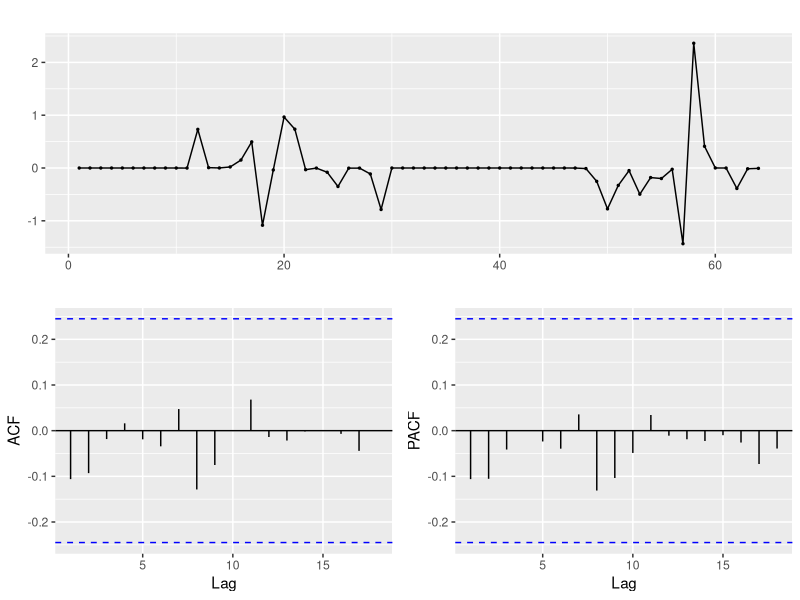
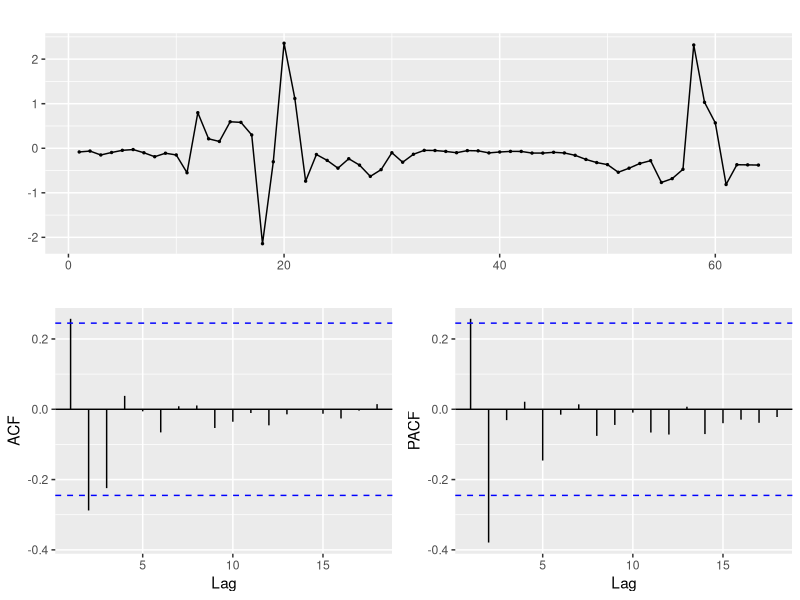
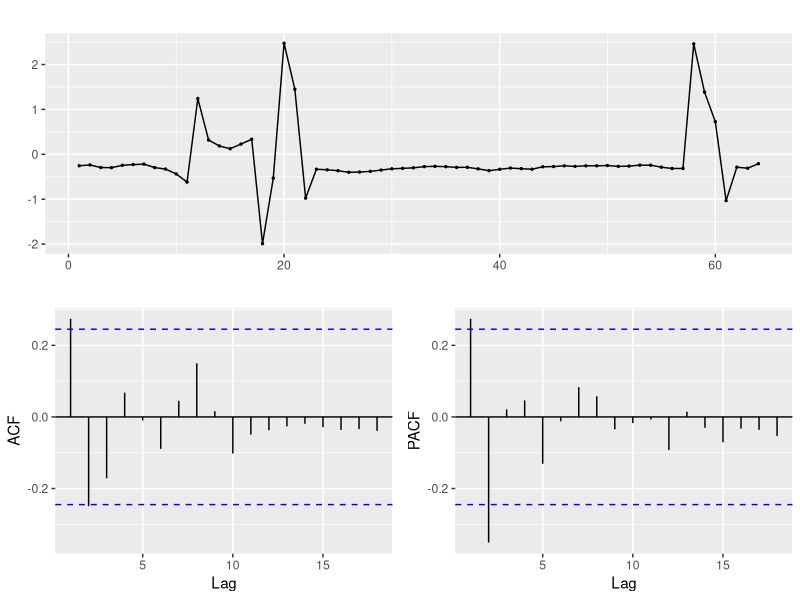
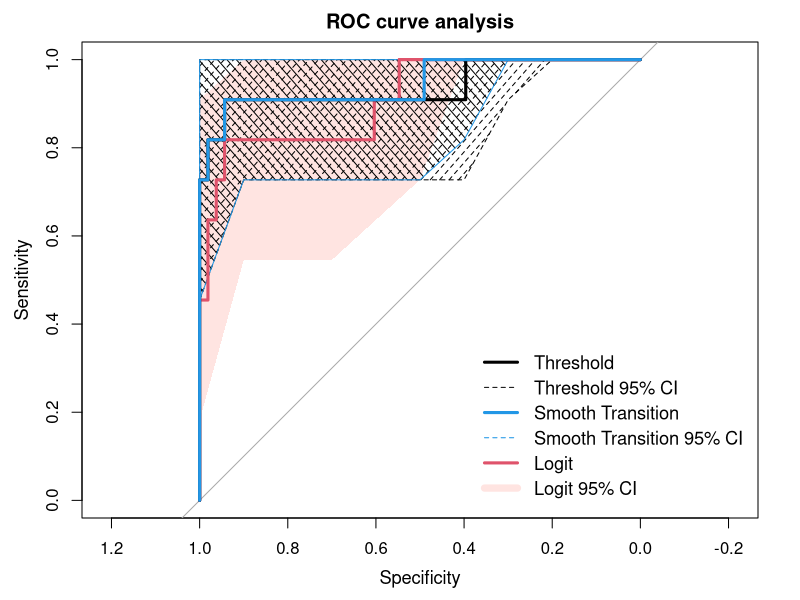
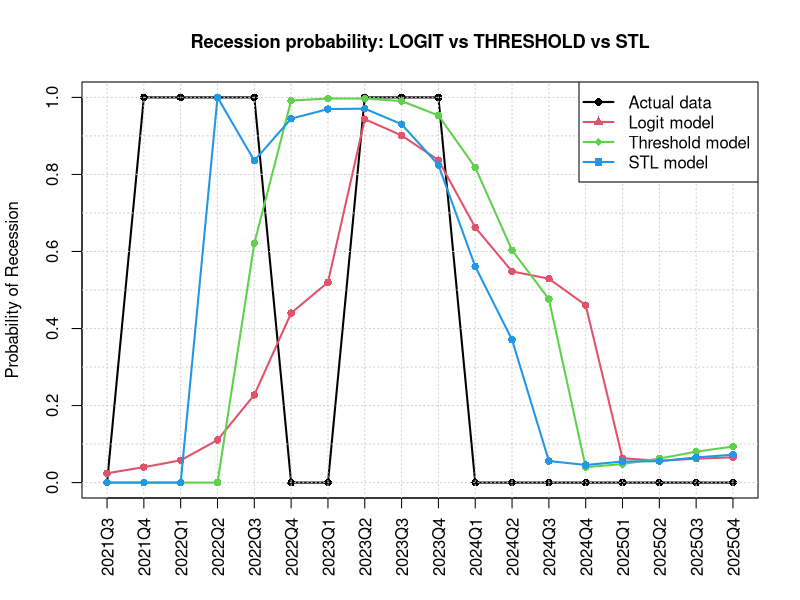

These charts were generated, in order, by the following R code:
################################################################################
# Modelling and Forecasting Recessions with Classical and 
# Regime-Dependent Logistic Models:  Evidence from Latvia
################################################################################
#                   Empirical analysis
################################################################################
#                   R version 4.3.0 
library(readxl)
library(pscl)
library(pROC)
library(caret)
library(forecast)
library(lmtest)
library(tseries)

# Check package versions
#packageVersion("readxl")     # 1.4.3
#packageVersion("pscl")       # 1.5.9
#packageVersion("pROC")       # 1.18.5
#packageVersion("caret")      # 7.0.1
#packageVersion("forecast")   # 8.21
#packageVersion("lmtest")     # 0.9.40
#packageVersion("tseries")    # 0.10.54

################################################################################
# CORRELATION ANALYSIS
################################################################################

setwd("C:\\Users\\Oksana\\OneDrive\\Documents_OneDrive\\Zinatne\\2026-Frontiers-Recession-Forecast-Paper")
Dati<-read_excel("DataF2026-all.xlsx",sheet="1",range='A1:J57',col_names = TRUE) # 
head(Dati)
#### we show that Housing costs is correlated much with other factors in 
#### the interval in which it is defined without testing period (2007-2021):
E<-Dati$Export
H<-Dati$HousingCost
C<-Dati$Confidence
I<-Dati$Inflation
R3<-Dati$R3m
Tn<-Dati$Tension
U<-Dati$Unemployment
Cov<-Dati$Cov
R<-Dati$Recesion

# CORELATION MATRIX
cor(data.frame(R,E,H,C,I,R3,Tn,U,Cov)) 
# H shows very high correlation with other factors
# So we will not include it in our analysis!
# This means that we can use wider time period starting from 2005 to 2021Q2
#                                               (2021Q3-2025Q4 - testing period)
################################################################################
#               TESTING AND MODELLING WITH DATA TILL THE END OF 2022
################################################################################
################################################################################
# 
Dati<-read_excel("DataF2026-all.xlsx",sheet="2005Q3-2025Q4",range='A1:AB65',
             col_names = TRUE) # we read data only till 2021Q2 - training period
head(Dati) 
E<-Dati$Export
C<-Dati$Confidence
I<-Dati$Inflation
R3<-Dati$R3m
Tn<-Dati$Tension
U<-Dati$Unemployment
Cov<-Dati$Cov
R<-Dati$Recesion
#
# CORELATION MATRIX
r<-cor(na.omit(data.frame(R,E,C,I,R3,Tn,U,Cov))) # H,C,I,R3 signif.
round(r,4)  # Table 2
################################################################################
#               STATIONARITY ANALYSIS  (for Table 3)
################################################################################
adf.test(R)   # p-value = 0.3574 Not enough evidence to reject Unit Root (UR)
kpss.test(R)  # p-value = 0.1    Not enough evidence to reject stationarity
adf.test(I) # p-value = p-value = 0.7971 Not enough evidence to reject UR
kpss.test(I) # p-value = 0.01    Reject stationarity
adf.test(C) # p-value = 0.08474  Reject UR with P at least 0.9
kpss.test(C) # p-value = 0.1     Not enough evidence to reject stationarity

adf.test(U) # p-value = 0.2883
kpss.test(U) # p-value = 0.08236
adf.test(R3) # p-value = 0.4142
kpss.test(R3) # p-value = 0.01
adf.test(E) # p-value = 0.6738
kpss.test(E) # p-value = 0.01
adf.test(Tn) # p-value = 0.8734
kpss.test(Tn) # p-value = 0.01
adf.test(Cov) # p-value = 0.9153
kpss.test(Cov) # p-value = 0.03103

R1<-Dati$R1; E1<-Dati$Export1; C1<-Dati$C1; I1<-Dati$I1
R31<-Dati$R3m1; Tn1<-Dati$T1; U1<-Dati$U1; Cov1<-Dati$Cov1;
E2<-Dati$E2; C2<-Dati$C2; I2<-Dati$I2; R32<-Dati$R3m2
Tn2<-Dati$T2; U2<-Dati$U2; Cov2<-Dati$Cov2; R2<-Dati$R2
#
factors<-data.frame(E,C,I,R3,Tn,U,Cov,E1,C1,I1,R31,Tn1,U1,Cov1,
                    E2,C2,I2,R32,Tn2,U2,Cov2)
factors<-scale(factors)
D<-data.frame(factors,R,R1,R2)
#
################################################################################
# LOGISTIC REGRESSION  - LARGE MODEL
################################################################################
# 
Mod<-glm(R~I+R1+C1+U1+Tn2,     #    all signif.! 
         family=binomial,data=D)
summary(Mod)$coefficients # sign
ggtsdisplay(residuals(Mod))
pR2(Mod) #                              McFaden 0.7742484 
car::vif(Mod) # Multicollinearity!

Mod<-glm(R~I+R1+C1+U1+Tn,     #    all signif.! 
         family=binomial,data=D)
summary(Mod)$coefficients # sign
ggtsdisplay(residuals(Mod))
pR2(Mod) #                              McFaden 0.5672172 
car::vif(Mod) # Multicollinearity!
################################################################################
# LOGIT REGRESSION  - CHOSEN MODEL
################################################################################
#  
Mod<-glm(R~R1+I+C,family=binomial,data=D)  #   (R1,I,C) model estimation
summary(Mod)$coefficients # 
ggtsdisplay(residuals(Mod))
pR2(Mod) #                              McFaden 0.4958579 
car::vif(Mod) # NO Multicollinearity!
AIC(Mod) # 37.60948

# AUC
p1 <- predict(Mod, type = "response")
rocLogit<-roc(R, p1)
auc(rocLogit) # AUC Area under the curve: 0.9108

################################################################################
# THRESHOLD REGRESSION  - CHOSEN MODEL
################################################################################

C<-scale(C); C1<-scale(C1); I<-scale(I)
Y <- R
X <- as.matrix(cbind(R1,I,C)) 
X1<-R1
X2<-I 
X3<-C
Z<-C1 # threshold variable
#
thresholds <- quantile(C1,probs = seq(0.15, 0.85, 0.01),na.rm = TRUE)

# Log-likelihood function:
loglik_fun <- function(gamma) {
  X_temp <- X
  X_temp$regime <- ifelse(C1 <= gamma, 0, 1)
  model <- glm(Y ~ (1+X1+X2+X3) * regime, 
               data = X_temp,
               family = binomial)
  as.numeric(logLik(model))
}

# Threshold optimization:
ll_values <- suppressWarnings(sapply(thresholds, loglik_fun))
best_gamma <- thresholds[which.max(ll_values)]
cat(best_gamma,"- best threshold")

# Final model:
X$regime <- ifelse(C1 <= best_gamma, 0, 1)
final_model <- glm(Y ~ (1+X1+X2+X3) * regime,
                   data = X,
                   family = binomial)
summary(final_model)   # Table 4

#####                          Numbers of 0 and 1 in regimes    ####
threshold_counts <- data.frame(Regime = c(0, 1),
              Observations = c(sum(X$regime == 0),sum(X$regime == 1) ),
Recessions = c( sum(X$regime == 0 & Y == 1),sum(X$regime == 1 & Y == 1) ))
threshold_counts
cbind(X$regime,Y) # check
####################################################################

X$pred_prob <- predict(final_model,type = "response")
X$pred_class <- ifelse(X$pred_prob > 0.5, 1, 0)
table(True = Y, Predicted = X$pred_class)

rocThresh <- roc(Y, X$pred_prob)
auc(rocThresh) # AUC Area under the curve:  0.9383

LL_model <- as.numeric(logLik(final_model))
null_model <- glm(Y ~ 1, family = binomial)
LL_null <- as.numeric(logLik(null_model))
pseudo_R2 <- 1 - (LL_model / LL_null)
pseudo_R2 # 0.664847

################################################################################
# STL  - CHOSEN MODEL
################################################################################

R  <- Dati$Recesion
R1 <- Dati$R1
I1 <- Dati$Inflation
C1 <- Dati$C1
C <- Dati$Confidence

################################## 
# STANDARDIZATION
################################## 

X <- scale(data.frame(I1, C1,C))
X <- data.frame(X, R = R, R1=R1)

################################## 
# TRANSITION FUNCTION
################################## 

G_fun <- function(gamma, c0, C1){
  1 / (1 + exp(-gamma * (C1 - c0)))
}

################################### 
# LOG-LIKELIHOOD FUNCTION
################################### 

loglik_STR <- function(par){
  
  b0 <- par[1]
  b1 <- par[2]
  b2 <- par[3]
  b3 <- par[4]
  
  d0 <- par[5]
  d1 <- par[6]
  d2 <- par[7]
  d3 <- par[8]
  
  gamma <- par[9]
  c0    <- par[10]
  
  G <- G_fun(gamma, c0, X$C1)
  
  eta <- (b0 + d0*G) + (b1 + d1*G)*X$R1 + (b2 + d2*G)*X$I1 +(b3 + d3*G)*X$C
  
  p <- 1/(1 + exp(-eta))
  p <- pmin(pmax(p, 1e-6), 1 - 1e-6)
  
  -sum(X$R * log(p) + (1 - X$R) * log(1 - p))
}

# STARTING VALUES
start1 <- c(0,1,1,-1, 0,0,0,0, 25, 0.4)
start2 <- c(0,1,1,-1, 0,0,0,0, 25, 0.3)
start3 <- c(0,1,1,-1, 1,0,1,0, 16, 0.4)
start4 <- c(0,0,0,-1, 0,0,1,0, 25, 0.3)
start5 <- c(0,1,1,-1, 0,0,0,0, 15, 0.3)
fit1 <- optim(par=start1, fn=loglik_STR, method="BFGS",
              hessian=TRUE, control=list(maxit=5000))
fit1$convergence
fit2 <- optim(par=start2, fn=loglik_STR, method="BFGS",
              hessian=TRUE, control=list(maxit=5000))
fit2$convergence
fit3 <- optim(par=start3, fn=loglik_STR, method="BFGS",
              hessian=TRUE, control=list(maxit=5000))
fit3$convergence
fit4 <- optim(par=start4, fn=loglik_STR, method="BFGS",
              hessian=TRUE, control=list(maxit=5000))
fit4$convergence
fit5 <- optim(par=start5, fn=loglik_STR, method="BFGS",
              hessian=TRUE, control=list(maxit=5000))
fit5$convergence
fit1$value
fit2$value
fit3$value
fit4$value
fit5$value
#################################### end convergence diagnostics ###############
start_par <- c(  0, 1, 1, -1,   # b0 b1 b2 b3
                 0, 0, 0, 0,  # d0 d1 d2 d3
                 25  ,           # gamma
                 0.3 )          # c

# ESTIMATION:
fit <- optim(par = start_par,fn = loglik_STR,method = "BFGS",
             hessian = TRUE,control = list(maxit = 5000))

# PARAMETERS:
b0 <- fit$par[1]; b1 <- fit$par[2]; b2 <- fit$par[3]; b3 <- fit$par[4]
d0 <- fit$par[5]; d1 <- fit$par[6]; d2 <- fit$par[7]; d3 <- fit$par[8]
gamma_hat <- fit$par[9]; c_hat     <- fit$par[10]

# STANDARD ERRORS:
vcov_mat <- solve(fit$hessian)
se <- sqrt(diag(vcov_mat))

results <- data.frame(
  Parameter = c("b0","b1","b2","b3",  "d0","d1","d2","d3","gamma","c"),
  Estimate = fit$par,  StdError = se,
  z = fit$par / se,  p = 2*(1 - pnorm(abs(fit$par / se))))
print(results) # Table 5

# PREDICTIONS:
G <- G_fun(gamma_hat, c_hat, X$C1)

#####                          Numbers of 0 and 1 in regimes    ####
STL_regime <- ifelse(G <= 0.5, 0, 1)
STL_counts <- data.frame(Regime = c(0, 1),Observations = c(
    sum(STL_regime == 0),sum(STL_regime == 1)  ),
Recessions = c(sum(STL_regime == 0 & X$R == 1),sum(STL_regime == 1 & X$R == 1)))
STL_counts
cbind(STL_regime,Y) # check
#####

eta <- (b0 + d0*G) +(b1 + d1*G)*X$R1 +(b2 + d2*G)*X$I1 +(b3 + d3*G)*X$C
prob <- 1/(1 + exp(-eta))
pred <- ifelse(prob > 0.5, 1, 0)
table(Actual = X$R, Predicted = pred)


################# 
roc_objSTL <- roc(X$R, prob)
auc(roc_objSTL) # Area under the curve: 0.9468

# PSEUDO R2 (McFadden):
loglik_null <- function(par0){
  b0 <- par0[1]
  eta <- b0
  p <- 1/(1 + exp(-eta))
  p <- pmin(pmax(p, 1e-6), 1 - 1e-6)
  -sum(X$R * log(p) + (1 - X$R) * log(1 - p))
}

null_fit <- optim(par = c(0),
                  fn = loglik_null,
                  method = "BFGS")

LL_null <- -null_fit$value
LL_full <- -fit$value

pseudo_R2 <- 1 - (LL_full / LL_null)
cat("McFadden pseudo R2:", pseudo_R2) # McFadden pseudo R2: 0.6862242

# AIC:
k <- length(fit$par)     # number of parameters
AIC_value <- 2*k + 2*fit$value
cat("AIC =", AIC_value) # AIC # AIC = 38.42881



#########################    Figure 1.      ####################################



ciLogit <- ci.se(rocLogit, boot.n = 2000)
ciThresh <- ci.se(rocThresh, boot.n = 2000)
ciSTL <- ci.se(roc_objSTL, boot.n = 2000)

plot(rocLogit, col = 2, lwd = 3,main = c("ROC curve analysis"),
     xlab = "Specificity",   ylab = "Sensitivity", cex.lab=1.1,cex.axes=1.1)

# Logit confidence band
x1 <- as.numeric(rownames(ciLogit))
polygon(c(x1, rev(x1)),c(ciLogit[, 1], rev(ciLogit[, 3])),
        col = "mistyrose",border = NA)

# Threshold confidence band
x2 <- as.numeric(rownames(ciThresh))
polygon(c(x2, rev(x2)),c(ciThresh[, 1], rev(ciThresh[, 3])),density = 15,
        angle = 45,col = 1,border = 1,lty=2)

# Smooth Transition confidence band
x3 <- as.numeric(rownames(ciSTL))
polygon(c(x3, rev(x3)),
        c(ciSTL[, 1], rev(ciSTL[, 3])),
        density = 15, angle = -45, col = NA, border = 4)

# ROC curves
plot(rocLogit, add = TRUE, col = 2, lwd = 3)
plot(rocThresh, add = TRUE, col = 1, lwd = 3)
plot(roc_objSTL,  add = TRUE, col = 4, lwd = 3)

legend("bottomright",
       legend = c("Threshold","Threshold 95% CI",
                  "Smooth Transition","Smooth Transition 95% CI",
                  "Logit","Logit 95% CI"),
       col = c(1, 1, 4, 4, 2, "mistyrose"),
       lty = c(1, 2, 1, 2, 1, 1),
       lwd = c(3, 1, 3, 1, 3, 7),cex=1.1,
       bty = "n",inset = c(0.01, 0.01))


################################################################################
###
###               FORECAST COMPARISON OF THE THREE MODELS                   ####
###
################################################################################

# OUR Models: Mod, final_model,LogLik_STL

Dati<-read_excel("DataF2026-all.xlsx",sheet="2005Q3-2025Q4",range='A1:S83',
                 col_names = TRUE) # we read data  till 2025Q4 - all period
head(Dati) 
C<-Dati$Confidence
I<-Dati$Inflation
R<-Dati$Recesion
R1<-Dati$R1 
C1<-Dati$C1
#
factors<-data.frame(C,I,C1)

# Training period for model
train.period <- 1:64
center <- apply(factors[train.period, ],2,mean,na.rm=TRUE)
scalev <- apply(factors[train.period, ],2,sd, na.rm=TRUE)
factors.sc <- scale(factors,center=center,scale=scalev)
D <- data.frame(factors.sc, R=Dati$Recesion,R1=Dati$R1)

################################################################################
# LOGIT MODEL
################################################################################

# In training sample
Mod <- glm(R ~ R1 + I + C,family = binomial,data = D[1:64,])

# FORECAST FUNCTION:
forecast_logit <- function(start.period, end.period){
  n <- end.period-start.period+1
  I.f <- D$I[start.period:end.period]
  C.f <- D$C[start.period:end.period]
  R1.f <- D$R[start.period-1]  # last known recession value
  P <- numeric(n)
  for(i in 1:n){newdata <- data.frame(R1=R1.f,I=I.f[i],C=C.f[i])
  P[i] <- predict(Mod,newdata=newdata,type="response")
  R1.f <- ifelse(P[i]>=0.5,1,0) # recursive forecast
  }
  return(P)}

# LAST 18 QUARTERS  (LOGISTIC REGRESSION FORECAST OF RECESSION)
test12 <- 65:82
P12 <- forecast_logit(65,82)

Result12 <- data.frame(Period=test12,Actual=D$R[test12],Probability=P12,
                       Forecast=ifelse(P12>=0.5,1,0))
Result12

#LOGISTIC MODEL CONFUSION MATRIX
LogModCF<-table(Actual=Result12$Actual,Forecast=Result12$Forecast) 
mean(Result12$Actual == Result12$Forecast)
LogModCF

roc_LogiT <- roc(Result12$Actual,Result12$Probability)
auc(roc_LogiT)
#errors <- Result12$Actual - Result12$Forecast
#acf(errors)
set.seed(123)
ci.auc(roc_LogiT, method = "bootstrap", boot.n = 5000) # confidence interval

################################################################################
# THRESHOLD LOGISTIC REGRESSION FORECAST
################################################################################

train <- 1:64
test  <- 65:82

Y_train <- D$R[train]

X_train <- data.frame(R1 = D$R1[train],I  = D$I[train],
                      C  = D$C[train],  C1 = D$C1[train])

# THRESHOLD SEARCH:

thresholds <- quantile( X_train$C1,probs = seq(0.15, 0.85, 0.01),na.rm=TRUE)

loglik_fun <- function(gamma){X_temp <- X_train
X_temp$regime <- ifelse(
  X_temp$C1 <= gamma,0,1  )

model <- glm(Y_train ~ (R1 + I + C)*regime,
             data=X_temp,family=binomial  )
as.numeric(logLik(model))
}

ll_values <- suppressWarnings(sapply(thresholds,loglik_fun))

best_gamma <- thresholds[which.max(ll_values)]


# FINAL THRESHOLD MODEL (TRAINING ONLY):

X_train$regime <- ifelse(X_train$C1 <= best_gamma,  0,  1)

threshold_model <- glm(Y_train ~ (R1 + I + C)*regime,data=X_train,
                       family=binomial)

summary(threshold_model)

# RECURSIVE FORECAST FUNCTION:

forecast_threshold <- function(start.period,end.period){
  n <- end.period-start.period+1
  I.f  <- D$I[start.period:end.period]
  C.f  <- D$C[start.period:end.period]
  C1.f <- D$C1[start.period:end.period]
  R1.f <- D$R[start.period-1]
  
  P <- numeric(n)
  
  for(i in 1:n){
    regime <- ifelse(C1.f[i] <= best_gamma, 0,1 )
    newdata <- data.frame(R1=R1.f,I=I.f[i],C=C.f[i],regime=regime   )
    P[i] <- predict(threshold_model,newdata=newdata,type="response"    )
    
    # recursive update
    R1.f <- ifelse(P[i]>=0.5, 1,0)
  }
  
  return(P)
}

# 18 QUARTER FORECAST: 

P_threshold12 <- forecast_threshold(  65,  82)

Threshold_Result12 <- data.frame( Period=test, Actual=D$R[test],
                                  Probability=P_threshold12, 
                                  Forecast=ifelse(
                                    P_threshold12>=0.5,1,0  )   )

#THRESHOLD MODEL CONFUSION MATRIX
table(Actual=Threshold_Result12$Actual,Forecast=Threshold_Result12$Forecast) 
mean(Threshold_Result12$Actual == Threshold_Result12$Forecast)

roc_threshold <- roc(Threshold_Result12$Actual,
                     Threshold_Result12$Probability)
auc(roc_threshold)

set.seed(123)
ci.auc(roc_threshold, method = "bootstrap", boot.n = 5000) # confidence interval

#
# SMOOTH TRANSITION LOGISTIC MODEL:

# Using already prepared D object from LOGIT part

train <- 1:64
test  <- 65:82

X_train <- data.frame(
  R  = D$R[train],
  R1 = D$R1[train],
  I1 = D$I[train],
  C1 = D$C1[train],
  C  = D$C[train]
)
head(X_train)

# STANDARDIZATION IS ALREADY DONE IN D

# TRANSITION FUNCTION
G_fun <- function(gamma,c0,z){
  1/(1+exp(-gamma*(z-c0)))
  
}

# STL LOG-LIKELIHOOD:

loglik_STR <- function(par){
  
  b0 <- par[1]
  b1 <- par[2]
  b2 <- par[3]
  b3 <- par[4]
  
  d0 <- par[5]
  d1 <- par[6]
  d2 <- par[7]
  d3 <- par[8]
  
  gamma <- par[9]
  
  c0 <- par[10]
  
  G <- G_fun(gamma, c0, X_train$C1)
  
  eta <-
    
    (b0+d0*G)+
    (b1+d1*G)*X_train$R1+
    (b2+d2*G)*X_train$I1+
    (b3+d3*G)*X_train$C
  
  p <- 1/(1+exp(-eta))
  
  p <- pmin(pmax(p,1e-6),1-1e-6)
  
  
  -sum(X_train$R*log(p)+  (1-X_train$R)*log(1-p)  )
  
}

# ESTIMATION
################################################################################

fit_STL <- optim(par=start_par,fn=loglik_STR,method="BFGS",hessian=TRUE,
                 control=list(maxit=5000))

# PARAMETERS

par_STL <- fit_STL$par

names(par_STL) <- c(
  "b0","b1","b2","b3",
  "d0","d1","d2","d3",
  "gamma","c")

print(par_STL)

# TRAINING PERFORMANCE

predict_STL <- function(par,newdata,R1_value){
  
  b0 <- par[1]
  b1 <- par[2]
  b2 <- par[3]
  b3 <- par[4]
  
  d0 <- par[5]
  d1 <- par[6]
  d2 <- par[7]
  d3 <- par[8]
  
  gamma <- par[9]
  c0 <- par[10]
  
  G <- G_fun(gamma,c0,newdata$C1)
  
  eta <-
    (b0+d0*G)+
    (b1+d1*G)*R1_value+
    (b2+d2*G)*newdata$I1+
    (b3+d3*G)*newdata$C
  
  
  1/(1+exp(-eta))
  
}

# RECURSIVE 18 QUARTER FORECAST
################################################################################

forecast_STL <- function(start.period,end.period){
  n <- end.period-start.period+1
  I1.f <- D$I[start.period:end.period]
  C1.f <- D$C1[start.period:end.period]
  C.f  <- D$C[start.period:end.period]
  R1.f <- D$R[start.period-1]
  P <- numeric(n)
  
  for(i in 1:n){
    newdata <- data.frame(I1=I1.f[i],C1=C1.f[i],C=C.f[i])
    P[i] <- predict_STL(par_STL,newdata,R1.f)
    R1.f <- ifelse(P[i]>=0.5,1,0)
  }
  return(P)
}

# STL FORECAST 18 QUARTERS
#
P_STL12 <- forecast_STL(65,82)

STL_Result12 <- data.frame(Period=test,Actual=D$R[test],Probability=P_STL12,
                           Forecast=ifelse(P_STL12>=0.5,1,0))
STL_Result12

# MODEL QUALITY

# STL CONFUSION MATRIX:
table(Actual=STL_Result12$Actual,  Forecast=STL_Result12$Forecast)
mean( STL_Result12$Actual==STL_Result12$Forecast)

roc_STL12 <- roc(  STL_Result12$Actual, STL_Result12$Probability)

auc(roc_STL12) # AUC
set.seed(123)
ci.auc(roc_STL12, method = "bootstrap", boot.n = 5000) # confidence interval

################################################################################
# MODEL CONFUSION MATRICES (CUTOFF=0.5) 
################################################################################

# LOGISTIC MODEL CONFUSION MATRIX (OTHER CUTOFF=0.5)
Result12_05 <- data.frame(Period=test12,Actual=D$R[test12],Probability=P12,
                           Forecast=ifelse(P12>=0.5,1,0))
Result12_05
LogModCF_05<-table(Actual=Result12_05$Actual,Forecast=Result12_05$Forecast) 
LogModCF_05

#THRESHOLD MODEL CONFUSION MATRIX (WITH CUTOFF=0.5)
Threshold_Result12_05 <- data.frame( Period=test, Actual=D$R[test],
                                      Probability=P_threshold12, 
                                      Forecast=ifelse(
                                        P_threshold12>=0.5,1,0  )   )
Threshold_Result12_05
ThresholdCF_05<-table(Actual=Threshold_Result12_05$Actual,
                      Forecast=Threshold_Result12_05$Forecast) 
ThresholdCF_05

# STL CONFUSION MATRIX WITH CUTOFF=0.5
STL_Result12_05 <- data.frame(Period=test,Actual=D$R[test],Probability=P_STL12,
                               Forecast=ifelse(P_STL12>=0.5,1,0))
STL_Result12_05
STL_CF_05<-table(Actual=STL_Result12_05$Actual,  Forecast=STL_Result12_05$Forecast)
STL_CF_05


# CONFUSION MATRIX WITH CUTOFF=0.5 (ALL TOGETHER)
LogModCF_05
ThresholdCF_05
STL_CF_05

Metrics <- function(cm) {
  TN <- cm[1, 1]
  FP <- cm[1, 2]
  FN <- cm[2, 1]
  TP <- cm[2, 2]
  sensitivity <- TP / (TP + FN)
  specificity <- TN / (TN + FP)
  accuracy <- (TP + TN) / sum(cm)
  c(Sensitivity = sensitivity,Specificity = specificity,Accuracy = accuracy)}
REsults <- rbind(Logit = Metrics(LogModCF_05),Threshold = Metrics(ThresholdCF_05),
                 STL = Metrics(STL_CF_05))
REsults <- round(REsults * 100, 1)
REsults # Table 9

# Combine the three confusion matrices
CF_table <- data.frame(  "Actual vs Forecast" = c(    "Actual 0, Forecast 0",
           "Actual 0, Forecast 1",    "Actual 1, Forecast 0","Actual 1, Forecast 1"  ),
           Logit = c(LogModCF_05[1,1],LogModCF_05[1,2],LogModCF_05[2,1],LogModCF_05[2,2]),
            Threshold = c(ThresholdCF_05[1,1],ThresholdCF_05[1,2],ThresholdCF_05[2,1],
                 ThresholdCF_05[2,2]),
             STL = c(STL_CF_05[1,1],STL_CF_05[1,2],STL_CF_05[2,1],STL_CF_05[2,2] ))
print(CF_table, row.names = FALSE) # Table 8


#########################    Figure 2.      ####################################

#  COMMON GRAPH OF PROBABILITIES:

Comparison_all <- data.frame(Period=test,Actual=D$R[test],Logit=P12,
                             Threshold=P_threshold12,STL=P_STL12)
Comparison_all

plot(Comparison_all$Period,  Comparison_all$Actual,  type="o",  pch=16,
     lwd=2,  ylim=c(0,1),  xlab=" ",  ylab="Probability of Recession",
     main="Recession probability: LOGIT vs THRESHOLD vs STL",cex.main=1.1, xaxt="n")
axis(1, at=Comparison_all$Period,
     labels=c("2021Q3","2021Q4","2022Q1","2022Q2","2022Q3","2022Q4",
              "2023Q1","2023Q2","2023Q3","2023Q4",
              "2024Q1","2024Q2","2024Q3","2024Q4",
              "2025Q1","2025Q2","2025Q3","2025Q4"),
     las=2,cex=0.9)
quarter_pos <- Comparison_all$Period
abline(v=quarter_pos, lty=3, col="gray80")
abline(h=c(0,0.1,0.2,0.3,0.4,0.5,0.6,0.7,0.8,0.9,1), lty=3, col="gray80")

lines(  Comparison_all$Period,  Comparison_all$Logit,  type="o",
        pch=16,col=2,  lwd=2,  lty=1)

lines(  Comparison_all$Period,  Comparison_all$Threshold,
        type="o",  pch=16,col=3,  lwd=2,  lty=1)

lines(  Comparison_all$Period,  Comparison_all$STL,  type="o",
        pch=16,col=4,  lwd=2,  lty=1)

legend( "topright",  legend=c("Actual data","Logit model","Threshold model","STL model"),
        pch=c(16,17,18,15),lty=1,col=c(1,2,3,4),lwd=2)

#  TABLE OF FORECAST PROBABILITIES:
#
Final_Probabilities <- data.frame(Period = 65:82,Actual_Recession = D$R[65:82],
                                  Logit_Probability = round(P12,4),Threshold_Probability = round(P_threshold12,4),
                                  STL_Probability = round(P_STL12,4))

print(Final_Probabilities)

################################################################################
#                     FORECAST ERROR COMPARISON
################################################################################

actual <- Final_Probabilities$Actual_Recession
error_logit <- (actual - Final_Probabilities$Logit_Probability)^2
error_threshold <- (actual - Final_Probabilities$Threshold_Probability)^2
error_STL <- (actual - Final_Probabilities$STL_Probability)^2

# Mean Brier Score
Brier_table <- data.frame(Model=c("Logit","Threshold","STL"),
                          Brier=c(mean(error_logit),mean(error_threshold),mean(error_STL)))

Brier_table # The smaller, the better   For Table 7

# MAE
MAE_table <- data.frame(Model=c("Logit","Threshold","STL"),
                        MAE=c(mean(abs(actual-Final_Probabilities$Logit_Probability)),
                              mean(abs(actual-Final_Probabilities$Threshold_Probability)),
                              mean(abs(actual-Final_Probabilities$STL_Probability))   ))
MAE_table  # For Table 7
